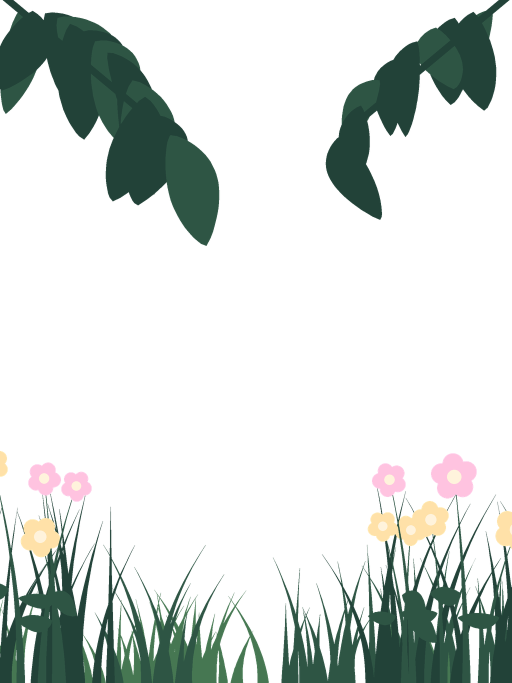
#> input picture Assets/Game/Art/Bg/event_deco.png, 1024 x 1365 px (shown at 1/2 size)
$ python -i make_chapter_art.py   (imports and definitions only)
#> lines starting #> are read from the running program, lines starting #| are printed output that depends on the picture
#> further down, picture is the input picture: PIL image 1024x1365 RGBA; mean R, G, B, A 15.1, 22.1, 18.4, 55.6
# -*- coding: utf-8 -*-
"""Cuts a chapter's map strips from source art, driven by chapter_art.tsv.

    python Tools/make_chapter_art.py c02_millvale --source "C:/path/to/_extracted"

Writes `Assets/Game/Art/Map/<strip>.png` — one 1080x1200 slice per name in the chapter's
`mapStrips`, cut **bottom-upward** out of one tall image, because strip 0 is the foot of the
map and the trail is walked upward from there.

**Board backdrops are no longer cut here.** They were, per chapter, from that chapter's own
pack and graded to each level's own accent — which is how the game came to hold forty-one
backdrops out of six paintings, and how a Lightfall chapter came to draw *one* picture for
all ten of its wells. They are now one shared family of skies with a tool of its own
(`Tools/make_sky_art.py`) and a rule instead of a decision (`Tools/chapters/mapart.py`). The
grading craft still lives here — `vivid`, `opened`, `backdrop` — and `make_sky_art` imports
it, because it took four attempts to get right and a second copy is a second thing to get
wrong.

**A map is shared too, and only one chapter's row cuts it.** Every mode's first chapter draws
`map1`, every mode's second draws `map2`; the row that names a source is the row of the
chapter that owns that ordinal's cut (c01 is hand-made, so `map1` is `-`), and every other
chapter says `-`. Sharing is what puts the strips in the **global** Addressables group rather
than in one chapter's bundle — `AddressableAddresses.ChapterOwnership` files an address wanted
by two chapters as belonging to nobody, which is exactly right for a painting five chapters
draw.

Three decisions worth not re-litigating.

**The names come from the content.** This script is told which pack to cut from and nothing
else: the strip names are read out of `chapters/<id>.json`, which reads them from `mapart`. It
is the same rule `AssetManifest.ChapterAssets` follows on the other side of the pipeline — art
is derived from the catalog, never hand-listed.

**The map is scaled to whole strips, never stretched to them.** The source is resized on its
own aspect until its height is exactly `strips x 1200`, and the surplus width is trimmed from
the centre. Stretching would be the easy fix and it shows: every tree on the map would be the
wrong shape by the same few per cent, which reads as cheapness without ever reading as an
error. It is also why `mapart.STRIPS` is a fact about each painting rather than a preference.

**A map keeps its own colours.** The fourth column's `night` grade exists and is used by
nothing today: it was how two chapters sharing one painting were told apart, and chapters at
one ordinal are now meant to be the same place. Grading one would put that back.
"""
import argparse, colorsys, io, json, math, os, sys

try:
    from PIL import Image, ImageEnhance, ImageFilter, ImageOps, ImageStat
except ImportError:                                        # pragma: no cover
    sys.exit("This needs Pillow:  python -m pip install pillow")

Image.MAX_IMAGE_PIXELS = None

HERE = os.path.dirname(os.path.abspath(__file__))
ROOT = os.path.dirname(HERE)
TSV = os.path.join(HERE, "chapter_art.tsv")
CHAPTERS = os.path.join(ROOT, "Assets", "StreamingAssets", "Content", "chapters")
MAP_ART = os.path.join(ROOT, "Assets", "Game", "Art", "Map")
BG_ART = os.path.join(ROOT, "Assets", "Game", "Art", "Bg")

# ChapterMap.Width and ChapterMap.StripHeight, in canvas units, which is also the
# pixel size the strips are authored at. Mirrored rather than imported for the
# reason content.py mirrors the validator: this runs with no Unity anywhere.
STRIP_W, STRIP_H = 1080, 1200

# The board backdrop's own size, matching every backdrop already shipped. Portrait,
# and deliberately smaller than the screen: it is scaled up behind a board that is
# covering most of it, so pixels spent here are pixels nobody sees.
BG_W, BG_H = 720, 1280


# [28 lines left out: functions rows, hexcolour, not called in this run]


def lerp(a, b, t):
    return tuple(int(round(a[i] + (b[i] - a[i]) * t)) for i in range(3))


# [113 lines left out: functions stops, ramp, lit, opened, _tile, not called in this run]


# ------------------------------------------------------------------ tuning
#
# The three numbers `vivid` is held to. They are here rather than beside the code
# that reads them because between them they are the whole look of every board
# backdrop in the game, and a look that has been retuned four times wants its dials
# in one place.

# The floor a board backdrop is lifted to, in mean perceived brightness out of 255.
#
# A floor and not a level: a source that already arrives brighter than this is left
# exactly as painted, because there is nothing wrong with it. Only the genuinely dark
# packs are raised, and they are raised by opening their shadows rather than by washing
# the whole picture toward white.
#
# It can be set this high only because the lift runs in V alone. It was 112 while the
# lift was a per-channel RGB gamma, and it had to be: `c04_nightbriar` cuts a dungeon
# interior at mean V .25, and lifting that in RGB turned a brown cave into pale mud —
# dimmer-looking than the cave was, because it lost its colour as well as its contrast.
# Lifting V leaves saturation untouched, so the same cave comes up as a real colour and
# the floor can be a number chosen for a sky. See `vivid`.
#
# The point of having a number at all is that "cheerful" is otherwise an adjective
# nobody can check, and the grade this replaced was argued to be a daylight grade while
# shipping forty backdrops between 28 and 105.
BG_FLOOR_LUMA = 150.0

# The mean saturation a backdrop is scaled to reach, 0-1, and the range of scaling
# allowed to get there.
#
# A *target* rather than a fixed multiply, because the packs are not equally colourful:
# the sky pack `c01_shallows` cuts is already vivid and wants roughly 1.0, while the
# dungeon interior `c04_nightbriar` cuts is brown and drab and needs nearly double before
# its accent reads as a colour at all. One constant served the first and left the other
# three muddy.
#
# It is still a pure multiply — see `turned` — so hitting the target never costs the
# picture a single ratio. The ceiling is what stops a nearly-grey source being dragged to
# poster paint, which is the failure at the other end.
SATURATION_TARGET = .46
SATURATION_RANGE = (1.0, 2.1)

# A gamma on saturation, applied before the turn. Above 1 it pulls the *least* saturated
# pixels down hardest and leaves the most saturated nearly alone — so on a sky it whitens
# the clouds and not the blue behind them, which widens the gap between the two and is
# what makes the clouds read.
#
# Note the two things that keep it from being the saturation *floor* this file warns
# about in `turned`. A floor moved the low end **up**, closing that same gap from the
# other side; this moves it **down**. And it is a curve rather than a clamp, so a cloud
# stays as much paler than its sky as the pack painted it, only more so — nothing is
# collapsed onto one value.
#
# It is measured before `saturation_gain`, deliberately: the gain then scales the whole
# picture back to `SATURATION_TARGET`, so bleaching the clouds costs the backdrop none of
# its overall colour. The two work against each other on the mean and together on the gap.
CLOUD_BLEACH = 1.30


# [16 lines left out: function key_hue, not called in this run]


def bleached(image, power=CLOUD_BLEACH):
    """Saturation pulled down at the pale end, so what is nearly white goes whiter.

    See `CLOUD_BLEACH` for why this is safe where a saturation floor is not.
    """
#> called with power = 1.3
    if power == 1.0:
        return image
    hue, sat, val = image.convert("HSV").split()
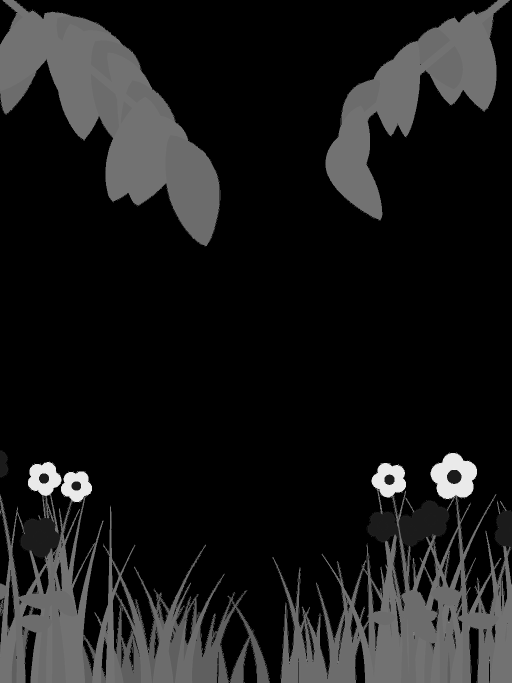
#> hue: PIL image 1024x1365 L (shown at 1/2 size); min 0, max 253, mean 26.1
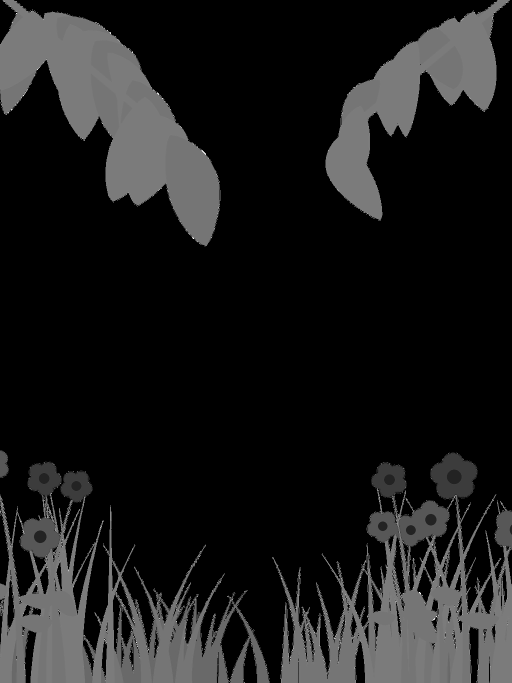
#> sat: PIL image 1024x1365 L (shown at 1/2 size); min 0, max 255, mean 27.4
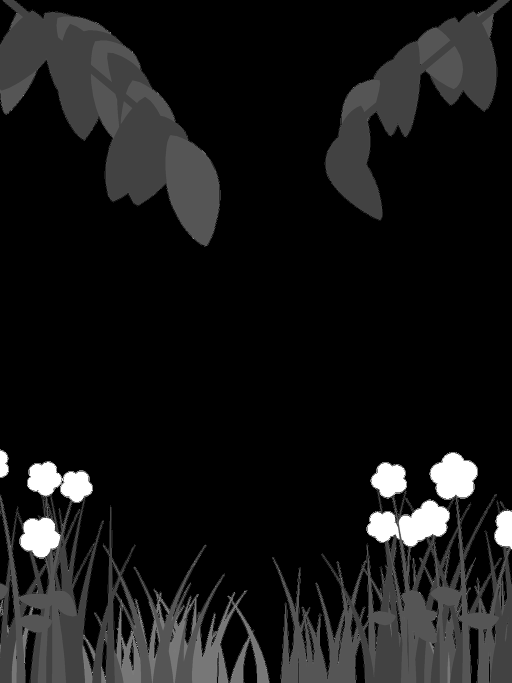
#> val: PIL image 1024x1365 L (shown at 1/2 size); min 0, max 255, mean 23
    sat = sat.point([int(round(255 * (i / 255.0) ** power)) for i in range(256)])
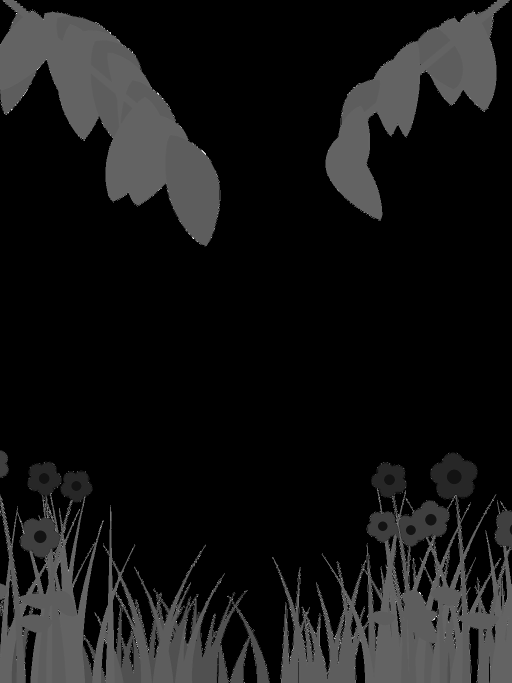
#> sat: PIL image 1024x1365 L (shown at 1/2 size); min 0, max 255, mean 21.8
    return Image.merge("HSV", (hue, sat, val)).convert("RGB")
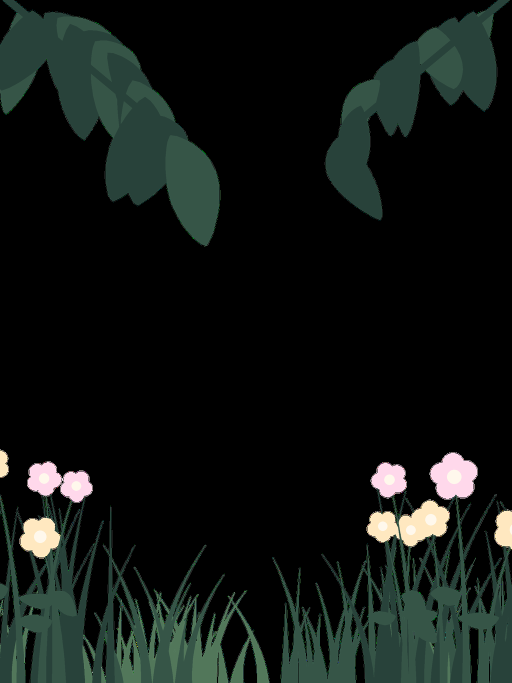
#> returned value: PIL image 1024x1365 RGB (shown at 1/2 size); mean R, G, B 16.7, 22.4, 19.4


# [241 lines left out: functions saturation_gain, turned, luma, vivid, vertical_wash, vignette and 4 more, not called in this run]


# [2 lines not run here, left out]

>>> from PIL import Image
>>> picture = Image.open('../Assets/Game/Art/Bg/event_deco.png')
>>> result = bleached(picture)
